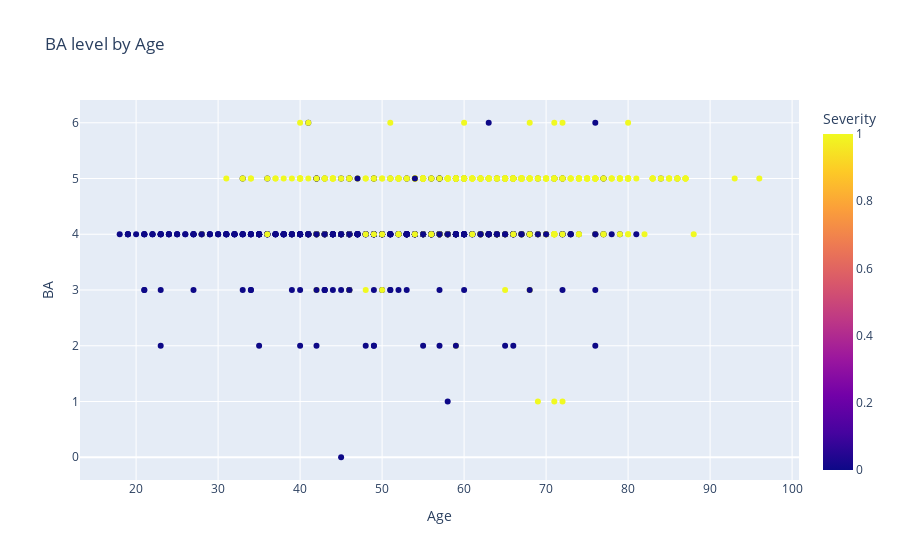

Here is the notebook cell this chart was saved with:
### Code cell
# fourth visualizeation, scatterplot
# Scatterplot between age and BA level, with color representing Severity level
import plotly.express as px
ageBA = px.scatter(df, x="Age", y="BA", color='Severity', title = 'BA level by Age')
ageBA.show()

### Figure 1 — Plotly figure (JSON) as saved in the notebook; plotly's stock layout.template omitted (floating-point values rounded to 4 significant figures; data arrays with more than 128 entries replaced by an {"elided": "..."} marker saying what was removed)
{"data": [{"hovertemplate": "Age=%{x}<br>BA=%{y}<br>Severity=%{marker.color}<extra></extra>", "legendgroup": "", "marker": {"color": {"elided": "961 int values"}, "coloraxis": "coloraxis", "symbol": "circle"}, "mode": "markers", "name": "", "orientation": "v", "showlegend": false, "type": "scatter", "x": {"elided": "961 int values"}, "xaxis": "x", "y": {"elided": "961 int values"}, "yaxis": "y"}], "layout": {"coloraxis": {"colorbar": {"title": {"text": "Severity"}}, "colorscale": [[0, "#0d0887"], [0.1111, "#46039f"], [0.2222, "#7201a8"], [0.3333, "#9c179e"], [0.4444, "#bd3786"], [0.5556, "#d8576b"], [0.6667, "#ed7953"], [0.7778, "#fb9f3a"], [0.8889, "#fdca26"], [1, "#f0f921"]]}, "legend": {"tracegroupgap": 0}, "title": {"text": "BA level by Age"}, "xaxis": {"anchor": "y", "domain": [0, 1], "title": {"text": "Age"}}, "yaxis": {"anchor": "x", "domain": [0, 1], "title": {"text": "BA"}}}}
